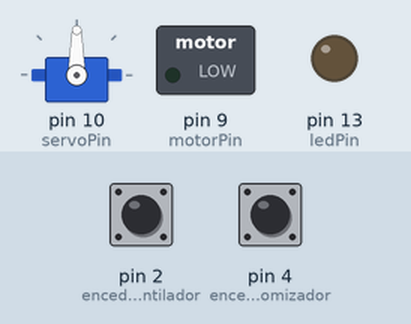
This sketch was run on a simulated Arduino Uno, built with avr-gcc and run on an emulated ATmega328P. Parts: servo, switched loads named in the sketch (green lamp = pin HIGH), output pins drawn as LEDs (lit = HIGH). Dashed ring = blinking. The test bench sets the inputs (shaded band); at power-on: pin 4 (enceder_atomizador) HIGH, pin 2 (enceder_ventilador) HIGH.

Above: at 1.2 s.
1.3 s: pin 4 (enceder_atomizador) pulled LOW for 1 s
At 1.7 s:
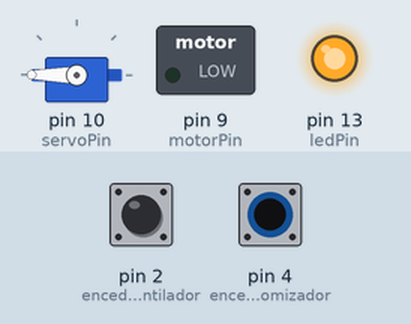
4.4 s: pin 2 (enceder_ventilador) pulled LOW for 0.15 s
At 5.3 s:
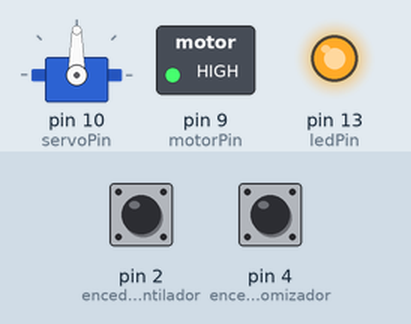
6.0 s: pin 4 (enceder_atomizador) pulled LOW for 3.2 s
At 10.6 s:
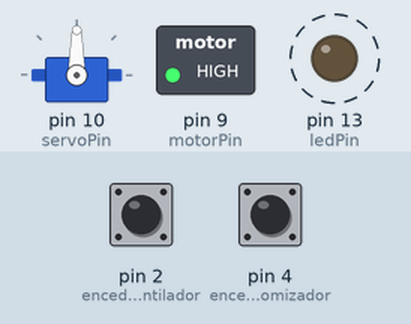
11.3 s: pin 2 (enceder_ventilador) pulled LOW for 3.2 s
At 15.2 s:
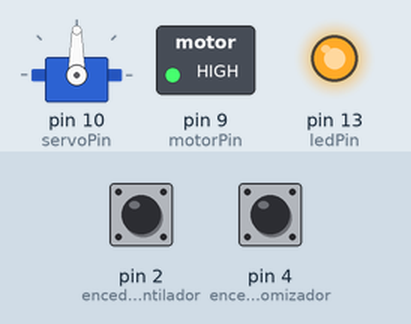
Timing chart, 0 to 23.3 s (numbered marks = the images above; inputs shaded):
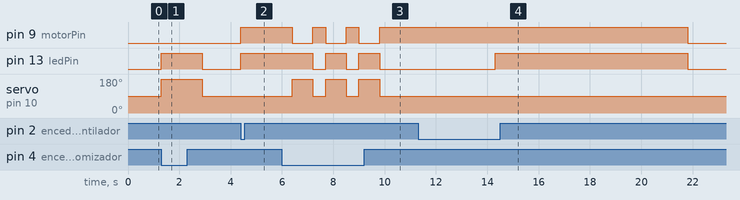

The sketch:

motores.ino
```cpp
#include <Servo.h>

const int motorPin = 9;
const int ledPin = 13;
const int enceder_ventilador = 2;
const int enceder_atomizador = 4;
const int servoPin = 10;

Servo myServo;

void setup() {
  pinMode(motorPin, OUTPUT);
  pinMode(ledPin, OUTPUT);
  pinMode(enceder_ventilador, INPUT_PULLUP); // Usa la resistencia pull-up interna
  pinMode(enceder_atomizador, INPUT_PULLUP); // Usa la resistencia pull-up interna
  myServo.attach(servoPin);

  // Inicializa el servo en una posición neutra
  myServo.write(90);
}

void loop() {
  if(digitalRead(enceder_atomizador) == LOW){
    atomizar_agua();
  }

  // Verificar si el botón está presionado
  if (digitalRead(enceder_ventilador) == LOW) { // El botón está presionado cuando el pin está LOW
    encender_ventilador();     // Apaga el LED
  }
}

void encender_ventilador(){
  digitalWrite(ledPin, HIGH);        // Enciende el LED

    int elapsedTime = 0;
    do {
      digitalWrite(motorPin, HIGH);    // Enciende el motor
      delay(500);                     // Mantén el motor encendido por 1 segundo
      digitalWrite(motorPin, LOW);     // Apaga el motor
      elapsedTime += 1;                // Incrementa el tiempo transcurrido en 1 segundo
      if(digitalRead(enceder_atomizador) == LOW){
        atomizar_agua();
      }
      // Aquí podrías añadir un delay si quieres esperar un tiempo específico antes de volver a encender el motor.
      // delay(500); // Espera 500 ms (medio segundo) antes de volver a encender el motor, por ejemplo.
    } while (elapsedTime < 15);        // Repite hasta que se acumulen 15 segundos de motor encendido

  digitalWrite(ledPin, LOW);         // Apaga el LED

}

void atomizar_agua(){
  digitalWrite(ledPin, HIGH);        // Enciende el LED
  myServo.write(190);                  // Mueve el servo a la posición 0 grados
  delay(800);                         // Mantén el servo en esta posición por 1 segundo
  myServo.write(90);                 // Regresa el servo a la posición 90 grados (neutral)
  digitalWrite(ledPin, LOW);         // Apaga el LED

}
```

Measured:
- after the input at 1.3 s, pin 13 (ledPin): LOW → HIGH at once, → LOW 1.6 s later; servo on pin 10 (servoPin): 90° → 180° at once, → 90° 1.6 s later
- after the input at 4.4 s, pin 9 (motorPin), pin 13 (ledPin): LOW → HIGH at once
- after the input at 6.0 s, pin 9 (motorPin): alternates HIGH for 0.50 s and LOW for 0.80 s, 6 changes in all, then stays HIGH, starting after 0.40 s; pin 13 (ledPin): alternates HIGH for 0.80 s and LOW for 0.50 s, 5 changes in all, then stays LOW, starting after 1.2 s
- after the input at 11.3 s, pin 9 (motorPin): HIGH → LOW after 10.5 s instead of 3.0 s; pin 13 (ledPin): LOW → HIGH after 3.0 s, → LOW 7.5 s later
